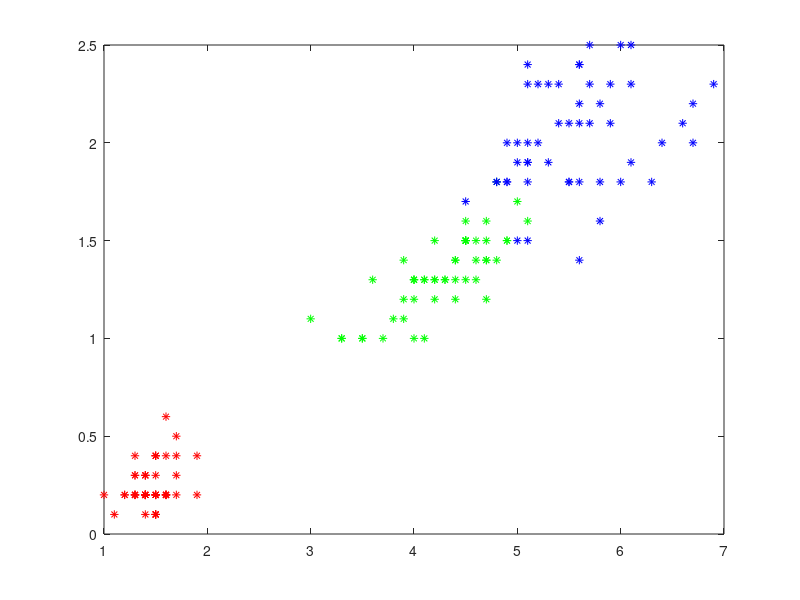

Here is the MATLAB script that generated this plot:
% lab3_main.m

load iris_alt.txt

X1 = iris_alt(find(iris_alt(:,1)==1), 2:5);
X2 = iris_alt(find(iris_alt(:,1)==2), 2:5);
X3 = iris_alt(find(iris_alt(:,1)==3), 2:5);

plot(X1(:,3), X1(:,4), 'r*', X2(:,3), X2(:,4), 'g*', X3(:,3), X3(:,4), 'b*');

mu1 = mean(X1)';
mu2 = mean(X2)';
mu3 = mean(X3)';

C1 = cov(X1);
C2 = cov(X2);
C3 = cov(X3);

C = (C1 + C2 + C3)/3;
